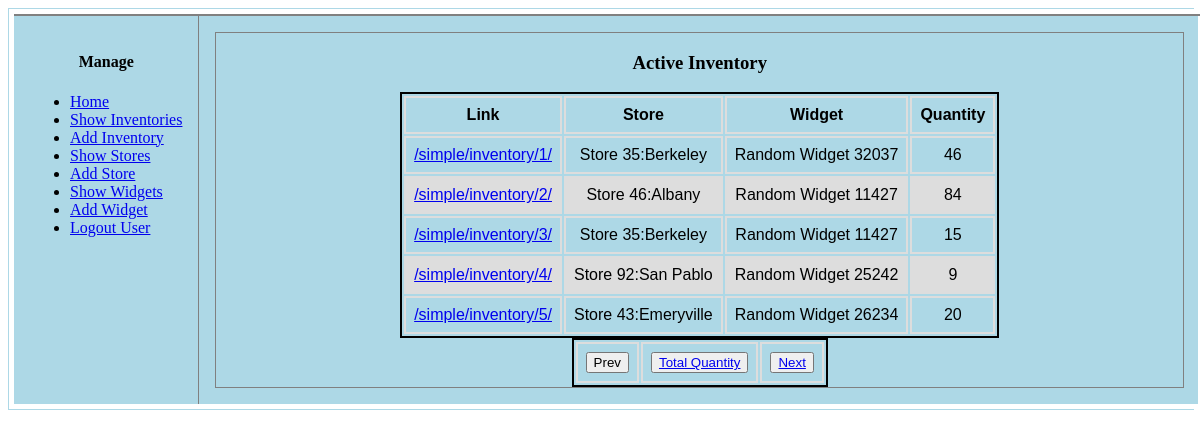
The app's page /simple/inventory/ (signed in) with its own data.
### simple/models.py (models this page shows, shortened)
class Inventory(models.Model):
    created_by = models.ForeignKey(User,
                                   null=False,
                                   on_delete=models.CASCADE)
    store = models.ForeignKey(Store,
                              null=False,
                              on_delete=models.CASCADE)
    widget = models.ForeignKey(Widget,
                               null=True,
                               on_delete=models.CASCADE)
    quantity = models.PositiveIntegerField(default=0,
                                           null=False,
                                           blank=False)
    deleted = models.BooleanField(default=False)
    link = models.URLField(max_length=30,
                           null=True,
                           blank=False)
    ulink = models.URLField(max_length=30,
                            null=True,
                            blank=False)
    dlink = models.URLField(max_length=30,
                            null=True,
                            blank=False)

class Store(models.Model):
    created_by = models.ForeignKey(User,
                                   on_delete=models.CASCADE)
    name = models.CharField(max_length=20,
                            null=False,
                            blank=False,
                            unique=True)
    location = models.CharField(max_length=20,
                                null=False,
                                blank=False,
                                unique=True)
    deleted = models.BooleanField(default=False)
    link = models.URLField(max_length=30,
                           null=True,
                           blank=False)
    ulink = models.URLField(max_length=30,
                            null=True,
                            blank=False)
    dlink = models.URLField(max_length=30,
                            null=True,
                            blank=False)
    def __str__(self):
        return '{0}:{1}'.format(self.name, self.location)

class Widget(models.Model):
    created_by = models.ForeignKey(User,
                                   on_delete=models.CASCADE)
    name = models.CharField(max_length=20,
                            null=False,
                            blank=False,
                            unique=True)
    sku = models.CharField(max_length=10,
                           null=False,
                           blank=False,
                           unique=True)
    cost = models.DecimalField(max_digits=6,
                               decimal_places=2,
                               default=Decimal('0.00'))
    deleted = models.BooleanField(default=False)
    link = models.URLField(max_length=30,
                           null=True,
                           blank=False)
    ulink = models.URLField(max_length=30,
                            null=True,
                            blank=False)
    dlink = models.URLField(max_length=30,
                            null=True,
                            blank=False)
    def __str__(self):
        return self.name

### simple/views.py (the view)
@login_required
@cache_page(60 * 5)
def inventory_list(request, page=0):
    if request.method not in ['GET']:
        return Http405()
    limit = settings.INVENTORIES_PER_PAGE
    offset = int(page) * limit
    limit += offset
    context = _get_context()
    context['title'] = 'Simple: Active Inventories'
    template = 'simple/inventory_list.html'
    inventories = get_list_or_404(Inventory,
                                  created_by=request.user,
                                  deleted=False)
    inventories = inventories[offset:limit]
    context['inventories'] = inventories
    if len(inventories) > 0:
        context['aggr'] = reverse_lazy('simple:inventory-aggr',
                                       kwargs={'page': int(page)})
    if int(page) > 0:
        context['prev'] = reverse_lazy('simple:inventory-list',
                                       kwargs={'page': int(page) - 1})
    if int(page) >= 0 and len(inventories) == settings.INVENTORIES_PER_PAGE:
        context['next'] = reverse_lazy('simple:inventory-list',
                                       kwargs={'page': int(page) + 1})
    return render(request, template, context)

### simple/views.py (called while the page is built)
def _get_context(context={}):
    context['header'] = 'Django: Simple App'
    context['footer'] = 'Copyright 2017 @Tim Stilwell'
    if 'prev' in context:
        del context['prev']
    if 'next' in context:
        del context['next']
    if 'aggr' in context:
        del context['aggr']
    return context

### simple/templates/simple/inventory_list.html
{% extends "simple/base.html" %}
{% load static %}
{% block table %}
    <h3>Active Inventory</h3>
    <table id="list">
        <thead>
            <tr>
                <th>Link</th>
                <th>Store</th>
                <th>Widget</th>
                <th>Quantity</th>
            </tr>
        </thead>
        <tbody>
        {% for inv in inventories %}
            <tr>
                <td><a href="{{ inv.link }}">{{ inv.link }}</a></td>
                <td>{{ inv.store }}</td>
                <td>{{ inv.widget }}</td>
                <td>{{ inv.quantity }}</td>
            </tr>
        {% endfor %}
        </tbody>
    </table>
    <table id="pagination">
        <tr>
            <td>
                {% if prev %}
                    <button type="button">
                        <a href="{{ prev }}">Prev</a>
                    </button>
                {% else %}
                    <button type="button">
                        <a>Prev</a>
                    </button>
                {% endif %}
            </td>
            <td>
                {% if aggr %}
                    <button type="button">
                        <a href="{{ aggr }}">Total Quantity</a>
                    </button>
                {% else %}
                    <button type="button">
                        <a>Total Quantity</a>
                    </button>
                {% endif %}
            </td>
            <td>
                {% if next %}
                    <button type="button">
                        <a href="{{ next }}">Next</a>
                    </button>
                {% else %}
                    <button type="button">
                        <a>Next</a>
                    </button>
                {% endif %}
            </td>
        </tr>
    </table>
{% endblock %}

### simple/static/css/simple/layout.css (style rules this page uses)
table { text-align: right; font-family: arial, sans-serif; font-style: 10px; border: 2px solid black; padding: none; margin: 0 auto 0 auto; }
td, th { border: 2px solid #dddddd; text-align: center; padding: 8px; }
tr:nth-child(even) { background-color: #dddddd; }

### records on screen
Inventory: link "/simple/inventory/1/", store "Store 35:Berkeley", widget "Random Widget 32037", quantity "46"
Inventory: link "/simple/inventory/2/", store "Store 46:Albany", widget "Random Widget 11427", quantity "84"
Inventory: link "/simple/inventory/3/", store "Store 35:Berkeley", widget "Random Widget 11427", quantity "15"
Inventory: link "/simple/inventory/4/", store "Store 92:San Pablo", widget "Random Widget 25242", quantity "9"
Inventory: link "/simple/inventory/5/", store "Store 43:Emeryville", widget "Random Widget 26234", quantity "20"
